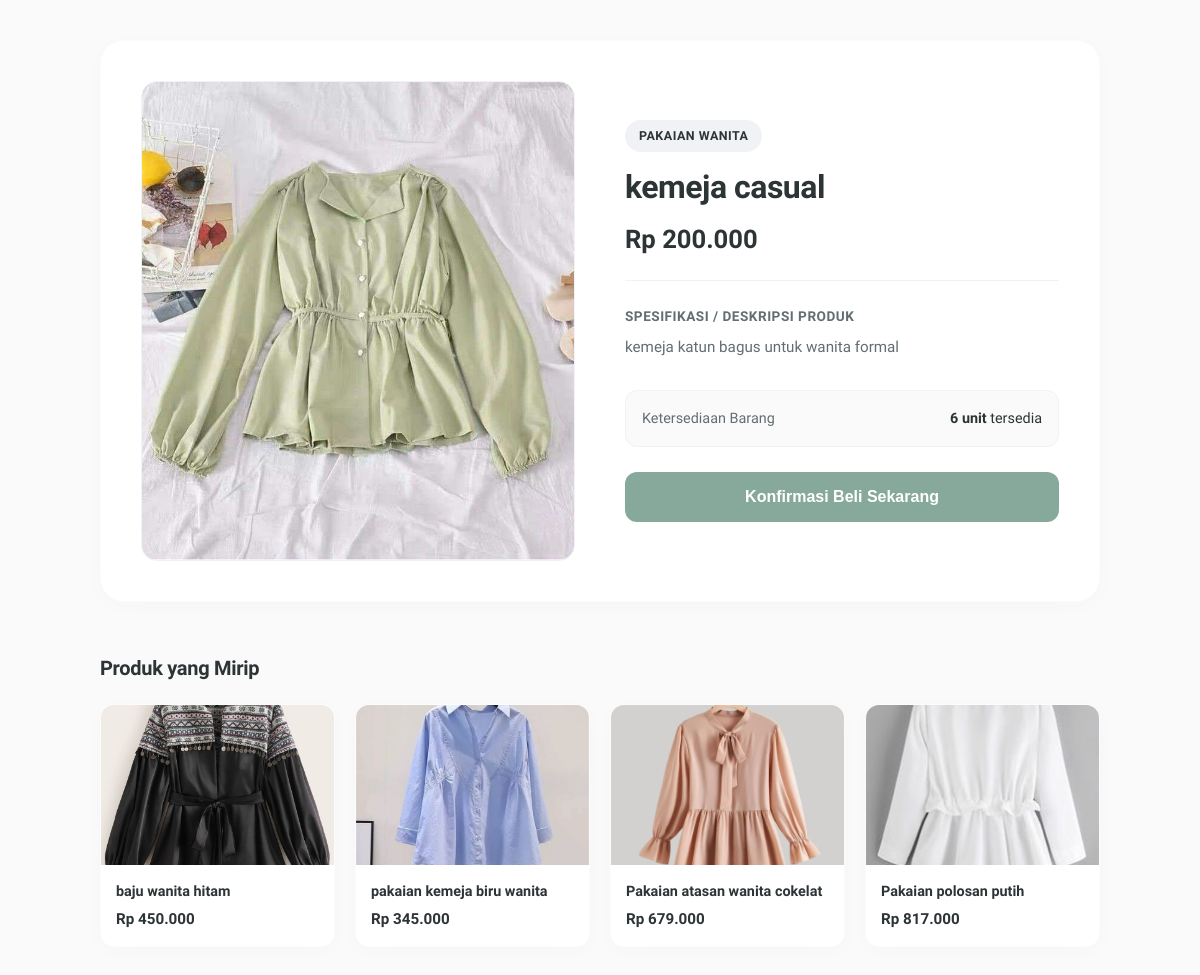
Before: /produk/2/ with the older database file.
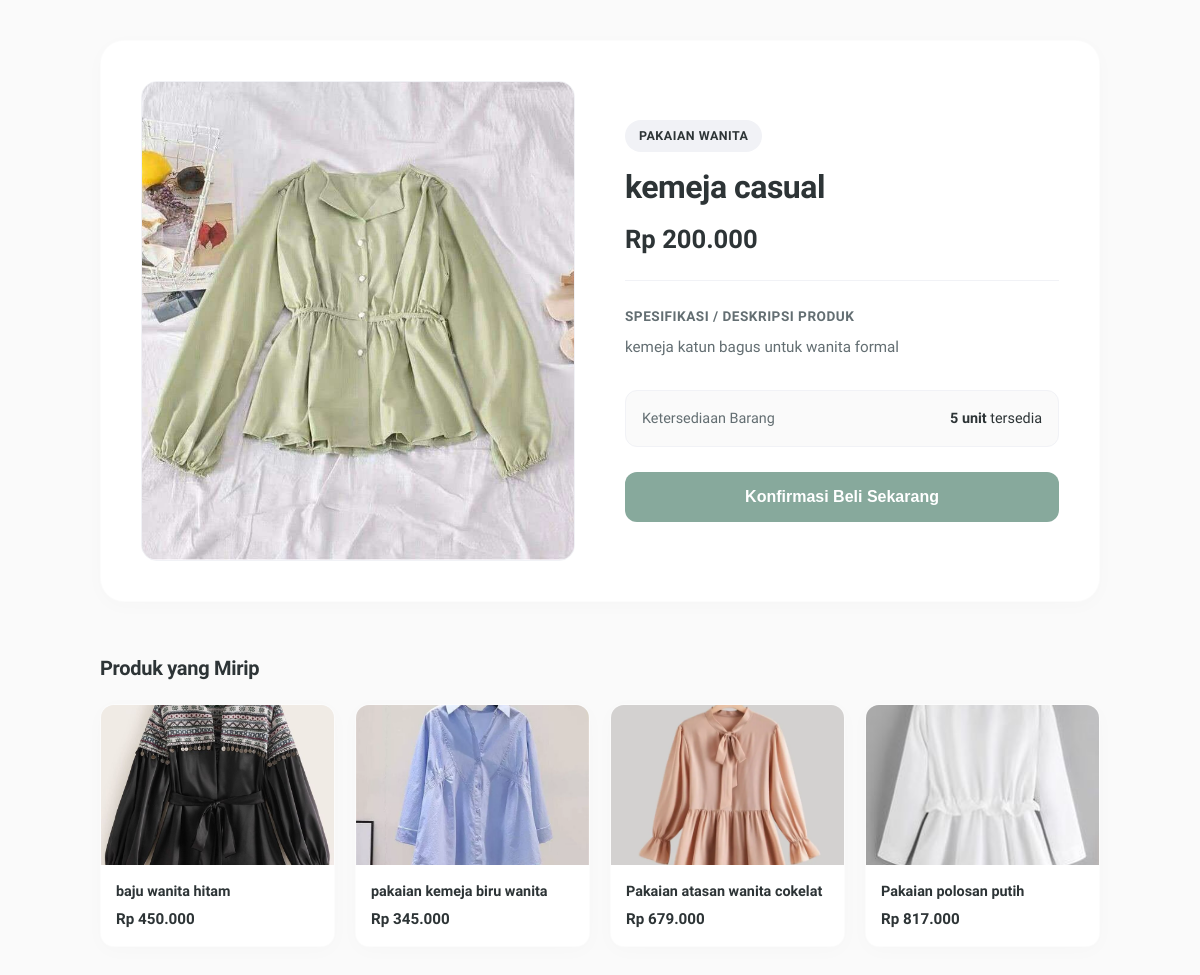
After: the same page with the newer database file.
### shop/models.py (models this page shows, shortened)
class Produk(models.Model):
    nama = models.CharField(max_length=255)
    kategori = models.CharField(max_length=100, default='Umum')
    gambar = models.ImageField(upload_to='produk_images/', blank=True, null=True)
    deskripsi = models.TextField()
    harga = models.DecimalField(max_digits=12, decimal_places=2)
    stok = models.IntegerField(default=0)
    dibuat_pada = models.DateTimeField(auto_now_add=True)

### shop/views.py (the view)
# urls.py: path('produk/<int:pk>/', views.detail_produk_view, name='detail_produk'),
def detail_produk_view(request, pk):
    produk = get_object_or_404(Produk, pk=pk)
    produk_mirip = []
    if produk.kategori:
        produk_mirip = Produk.objects.filter(kategori=produk.kategori).exclude(pk=pk)[:4]
    context = {
        'produk': produk,
        'produk_mirip': produk_mirip,
    }
    return render(request, 'shop/detail_produk.html', context)

### shop/templates/shop/detail_produk.html (shortened to what this page needs)
{% load humanize %}
<!DOCTYPE html>
<html lang="id">
<head>
</head>
<body>
    <div class="container">
        <main class="detail-wrapper">
            <section class="gallery-container">
                {% if produk.gambar %}
                <img src="{{ produk.gambar.url }}" alt="{{ produk.nama }}" class="main-image">
                {% else %}
                <span class="no-image-placeholder">No Image Available</span>
                {% endif %}
            </section>
            <section class="info-container">
                {% if produk.kategori %}
                <span class="category-tag">{{ produk.kategori }}</span>
                {% endif %}
                <h1 class="product-title">{{ produk.nama }}</h1>
                <div class="price-display">Rp {{ produk.harga|floatformat:0|intcomma }}</div>
                <div class="section-label">Spesifikasi / Deskripsi Produk</div>
                <p class="description-content">{{ produk.deskripsi|default:"Pemilik toko belum menambahkan deskripsi khusus untuk produk ini." }}</p>
                <div class="meta-status">
                    <span class="status-text" style="color: var(--text-muted);">Ketersediaan Barang</span>
                    <span class="status-text">
                        {% if produk.stok > 0 %}
                        <strong>{{ produk.stok }} unit</strong> tersedia
                        {% else %}
                        <span class="status-out">Stok Habis</span>
                        {% endif %}
                    </span>
                </div>
                {% if produk.stok > 0 %}
                <a href="{% url 'checkout' produk.pk %}" style="text-decoration: none; display: block;">
                    <button type="button" class="buy-button">Konfirmasi Beli Sekarang</button>
                </a>
                {% else %}
                <button class="buy-button" disabled>Maaf, Produk Tidak Dapat Dibeli</button>
                {% endif %}
            </section>
        </main>
        {% if produk_mirip %}
        <section style="margin-top: 40px;">
            <h2 class="similar-section-title">Produk yang Mirip</h2>
            <div class="similar-grid">
                {% for prod in produk_mirip %}
                <a href="{% url 'detail_produk' prod.pk %}" class="similar-card">
                    <div class="similar-img-container">
                        {% if prod.gambar %}
                        <img src="{{ prod.gambar.url }}" alt="{{ prod.nama }}" class="similar-img">
                        {% else %}
                        <span style="font-size: 0.75rem; color: var(--text-muted);">No Image</span>
                        {% endif %}
                    </div>
                    <div class="similar-details">
                        <h3 class="similar-name">{{ prod.nama }}</h3>
                        <div class="similar-price">Rp {{ prod.harga|floatformat:0|intcomma }}</div>
                    </div>
                </a>
                {% endfor %}
            </div>
        </section>
        {% endif %}
    </div>
</body>
</html>

### shop/templates/shop/detail_produk.html (style rules this page uses)
:root { --bg-primary: #fafafa; --bg-card: #ffffff; --text-main: #2d3436; --text-muted: #636e72; --accent-soft: #87a99c; --accent-hover: #6f8f82; --border-color: #f1f2f6; --shadow-soft: 0 4px 20px rgba(0, 0, 0, 0.02); --shadow-hover: 0 10px 30px rgba(0, 0, 0, 0.06); }
* { box-sizing: border-box; margin: 0; padding: 0; }
body { font-family: 'Plus Jakarta Sans', sans-serif; background-color: var(--bg-primary); color: var(--text-main); line-height: 1.6; padding: 40px 20px; }
.container { max-width: 1000px; margin: 0 auto; }
.detail-wrapper { display: grid; grid-template-columns: repeat(2, 1fr); gap: 50px; background-color: var(--bg-card); padding: 40px; border-radius: 24px; box-shadow: var(--shadow-soft); border: 1px solid rgba(0, 0, 0, 0.01); margin-bottom: 50px; }
.gallery-container { width: 100%; height: 480px; background-color: #f7f7f7; border-radius: 16px; overflow: hidden; display: flex; align-items: center; justify-content: center; border: 1px solid var(--border-color); }
.main-image { width: 100%; height: 100%; object-fit: cover; }
.info-container { display: flex; flex-direction: column; justify-content: center; }
.category-tag { align-self: flex-start; background-color: #f1f2f6; color: var(--text-main); padding: 6px 14px; font-size: 0.78rem; font-weight: 700; border-radius: 20px; margin-bottom: 16px; text-transform: uppercase; letter-spacing: 0.5px; }
.product-title { font-size: 2rem; font-weight: 700; letter-spacing: -0.5px; line-height: 1.2; margin-bottom: 12px; }
.price-display { font-size: 1.6rem; font-weight: 700; color: var(--text-main); margin-bottom: 25px; padding-bottom: 20px; border-bottom: 1px solid var(--border-color); }
.section-label { font-size: 0.85rem; font-weight: 700; text-transform: uppercase; letter-spacing: 0.5px; color: var(--text-muted); margin-bottom: 8px; }
.description-content { color: var(--text-muted); font-size: 0.95rem; margin-bottom: 30px; white-space: pre-line; }
.meta-status { display: flex; align-items: center; justify-content: space-between; background-color: #fafafa; padding: 16px; border-radius: 12px; margin-bottom: 25px; border: 1px solid var(--border-color); }
.status-text { font-size: 0.9rem; font-weight: 500; }
.buy-button { width: 100%; padding: 16px; background-color: var(--accent-soft); color: white; border: none; border-radius: 12px; font-size: 1rem; font-weight: 600; cursor: pointer; transition: background-color 0.2s ease, transform 0.1s ease; }
.similar-section-title { font-size: 1.25rem; font-weight: 700; margin-bottom: 20px; letter-spacing: -0.3px; }
.similar-grid { display: grid; grid-template-columns: repeat(4, 1fr); gap: 20px; }
.similar-card { background-color: var(--bg-card); border-radius: 14px; overflow: hidden; box-shadow: var(--shadow-soft); border: 1px solid rgba(0, 0, 0, 0.01); text-decoration: none; color: inherit; display: flex; flex-direction: column; transition: transform 0.2s ease, box-shadow 0.2s ease; }
.similar-img-container { width: 100%; height: 160px; background-color: #f7f7f7; display: flex; align-items: center; justify-content: center; overflow: hidden; }
.similar-img { width: 100%; height: 100%; object-fit: cover; }
.similar-details { padding: 15px; }
.similar-name { font-size: 0.9rem; font-weight: 600; margin-bottom: 4px; white-space: nowrap; overflow: hidden; text-overflow: ellipsis; }
.similar-price { font-size: 0.95rem; font-weight: 700; color: var(--text-main); }

Changed rows visible on the page:
changed Produk "kemeja casual": stok "6" → "5"
